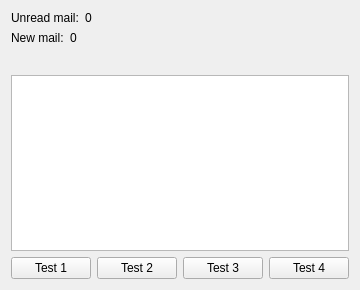
<?xml version="1.0" encoding="UTF-8"?>
<ui version="4.0">
 <class>DebugWidget</class>
 <widget class="QWidget" name="DebugWidget">
  <property name="geometry">
   <rect>
    <x>0</x>
    <y>0</y>
    <width>358</width>
    <height>290</height>
   </rect>
  </property>
  <property name="windowTitle">
   <string>SysTray-X Debug</string>
  </property>
  <property name="windowIcon">
   <iconset resource="SysTray-X.qrc">
    <normaloff>:/files/icons/SysTray-X.png</normaloff>:/files/icons/SysTray-X.png</iconset>
  </property>
  <layout class="QGridLayout" name="gridLayout">
   <item row="0" column="0">
    <layout class="QVBoxLayout" name="verticalLayout">
     <item>
      <layout class="QHBoxLayout" name="horizontalLayout_2">
       <item>
        <widget class="QLabel" name="unreadMailTextLabel">
         <property name="text">
          <string>Unread mail:</string>
         </property>
        </widget>
       </item>
       <item>
        <widget class="QLabel" name="unreadMailLabel">
         <property name="text">
          <string>0</string>
         </property>
        </widget>
       </item>
      </layout>
     </item>
     <item>
      <layout class="QHBoxLayout" name="horizontalLayout_3">
       <item>
        <widget class="QLabel" name="newMailTextLabel">
         <property name="text">
          <string>New mail:</string>
         </property>
        </widget>
       </item>
       <item>
        <widget class="QLabel" name="newMailLabel">
         <property name="text">
          <string>0</string>
         </property>
        </widget>
       </item>
      </layout>
     </item>
    </layout>
   </item>
   <item row="1" column="0">
    <spacer name="verticalSpacer">
     <property name="orientation">
      <enum>Qt::Vertical</enum>
     </property>
     <property name="sizeHint" stdset="0">
      <size>
       <width>20</width>
       <height>40</height>
      </size>
     </property>
    </spacer>
   </item>
   <item row="1" column="1">
    <spacer name="horizontalSpacer">
     <property name="orientation">
      <enum>Qt::Horizontal</enum>
     </property>
     <property name="sizeHint" stdset="0">
      <size>
       <width>254</width>
       <height>20</height>
      </size>
     </property>
    </spacer>
   </item>
   <item row="2" column="0" colspan="2">
    <widget class="QTextEdit" name="textEdit"/>
   </item>
   <item row="3" column="0" colspan="2">
    <layout class="QHBoxLayout" name="horizontalLayout">
     <item>
      <widget class="QPushButton" name="test1PushButton">
       <property name="text">
        <string>Test 1</string>
       </property>
      </widget>
     </item>
     <item>
      <widget class="QPushButton" name="test2PushButton">
       <property name="text">
        <string>Test 2</string>
       </property>
      </widget>
     </item>
     <item>
      <widget class="QPushButton" name="test3PushButton">
       <property name="text">
        <string>Test 3</string>
       </property>
      </widget>
     </item>
     <item>
      <widget class="QPushButton" name="test4PushButton">
       <property name="text">
        <string>Test 4</string>
       </property>
      </widget>
     </item>
    </layout>
   </item>
  </layout>
 </widget>
 <resources>
  <include location="SysTray-X.qrc"/>
 </resources>
 <connections/>
</ui>
